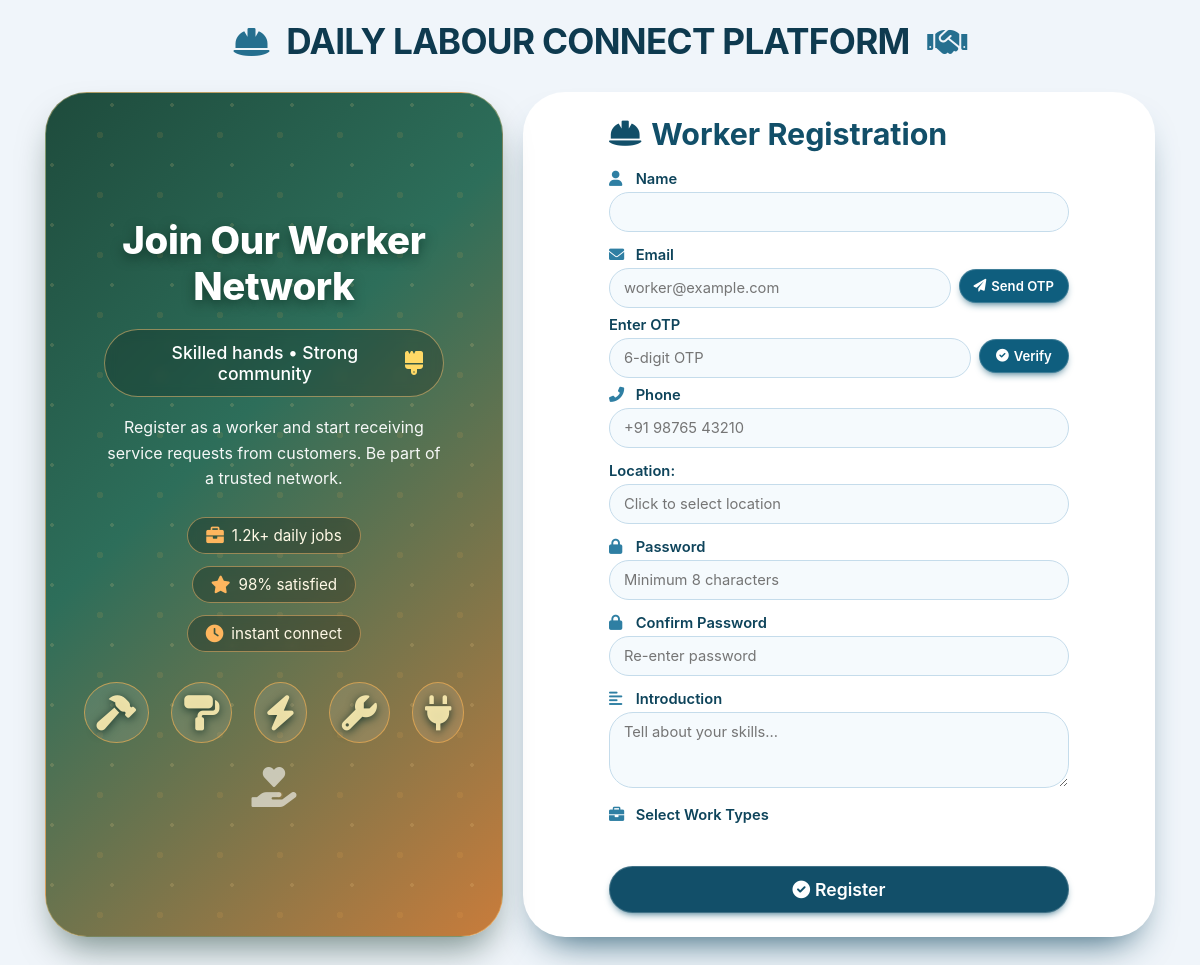
Before: /worker_register/ with the older database file.
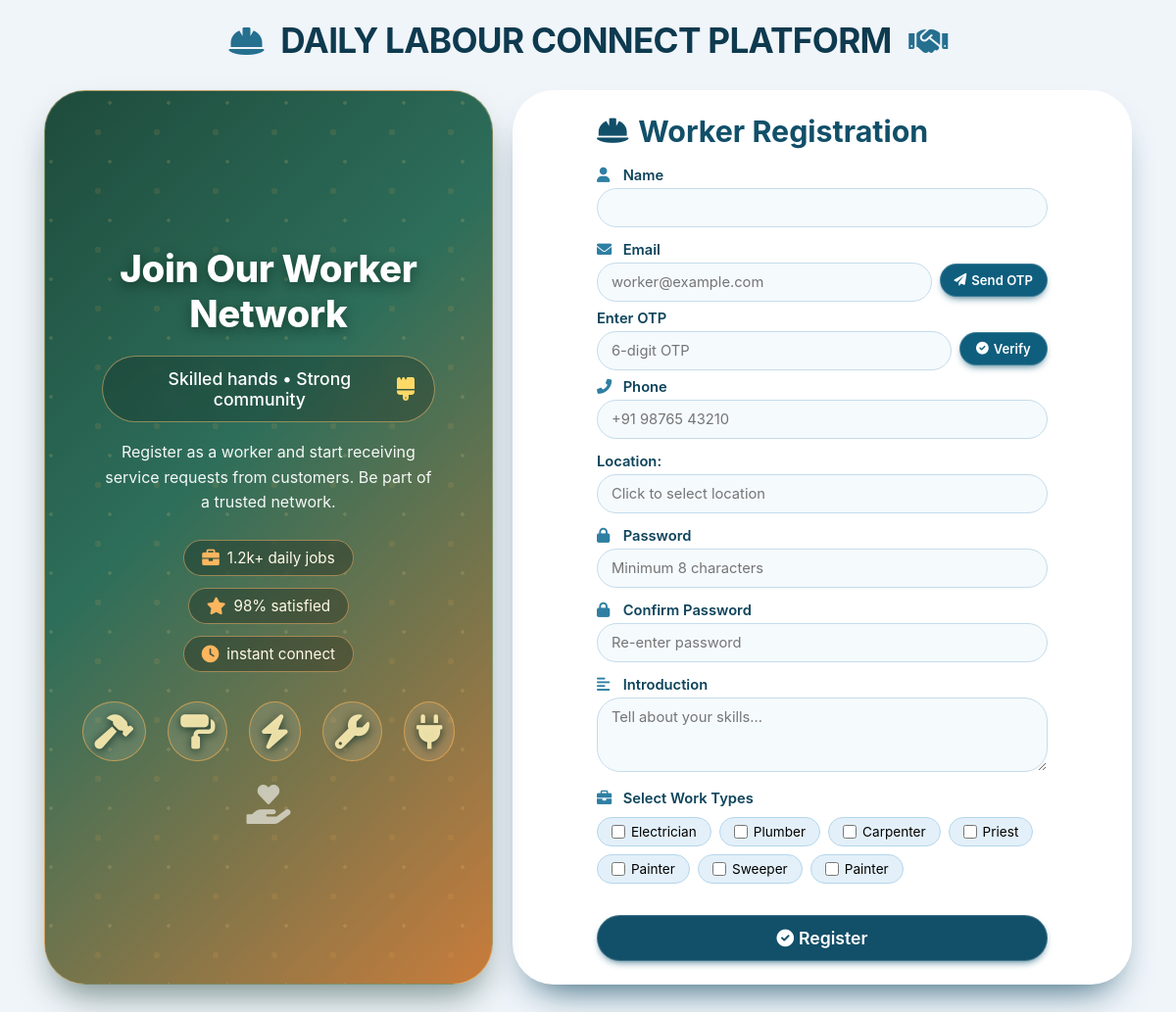
After: the same page with the newer database file.
### accounts/models.py (models this page shows, shortened)
class WorkType(models.Model):
    name = models.CharField(max_length=100)

### accounts/views.py (the view, shortened to what this page needs)
# urls.py: path('worker_register/', views.worker_register, name='worker_register'),
def worker_register(request):
    works = WorkType.objects.all()
    otp_sent = False
    email_verified = False
    message = ""
    error = ""
    if request.session.get("otp"):
        otp_sent = True
    if request.session.get("email_verified"):
        email_verified = True
    return render(request, "worker_register.html", {
        "works": works,
        "otp_sent": otp_sent,
        "email_verified": email_verified,
        "message": message,
        "error": error
    })

### templates/worker_register.html (shortened to what this page needs)
<!DOCTYPE html>
{% load static %}
<html lang="en">
<head>
    <link rel="stylesheet" href="https://cdnjs.cloudflare.com/ajax/libs/font-awesome/6.0.0-beta3/css/all.min.css">
</head>
<body>
<div class="page-title">
    <i class="fas fa-hard-hat"></i> DAILY LABOUR CONNECT PLATFORM <i class="fas fa-handshake"></i>
</div>
<div class="container">
    <div class="left-section">
        <div class="content-block">
            <h1>Join Our Worker Network</h1>
            <div class="labour-tagline">
                <span>Skilled hands • Strong community</span>
                <i class="fas fa-brush"></i>
            </div>
            <p>
                Register as a worker and start receiving service requests from customers.
                Be part of a trusted network.
            </p>
            <div class="labour-stats">
                <div class="stat-badge">
                    <i class="fas fa-briefcase"></i> 1.2k+ daily jobs
                </div>
                <div class="stat-badge">
                    <i class="fas fa-star"></i> 98% satisfied
                </div>
                <div class="stat-badge">
                    <i class="fas fa-clock"></i> instant connect
                </div>
            </div>
            <div class="work-icons">
                <i class="fas fa-hammer"></i>
                <i class="fas fa-paint-roller"></i>
                <i class="fas fa-bolt"></i>
                <i class="fas fa-wrench"></i>
                <i class="fas fa-plug"></i>
            </div>
            <div style="margin-top: 20px; font-size: 2.5rem; opacity: 0.6;">
                <i class="fas fa-hand-holding-heart"></i>
            </div>
        </div>
    </div>
    <div class="right-section">
        <div class="form-box">
            <form method="POST">
                <h2><i class="fas fa-helmet-safety"></i> Worker Registration</h2>
                <label><i class="fas fa-user"></i> Name</label>
                <input type="text" name="name" required value="{{ request.session.name|default:'' }}">
                <label><i class="fas fa-envelope"></i> Email</label>
                <div class="row-flex">
                    <input type="email" name="email" required value="{{ request.session.email|default:'' }}" placeholder="worker@example.com">
                    <button type="submit" name="send_otp" formnovalidate class="otp-btn">
                        <i class="fas fa-paper-plane"></i> Send OTP
                    </button>
                </div>
                <label>Enter OTP</label>
                <div class="row-flex">
                    <input type="text" name="otp" placeholder="6-digit OTP">
                    <button type="submit" name="verify_otp" formnovalidate class="otp-btn">
                        <i class="fas fa-check-circle"></i> Verify
                    </button>
                </div>
                <label><i class="fas fa-phone-alt"></i> Phone</label>
                <input type="text" name="phone" required placeholder="+91 98765 43210">
                <label for="location">Location:</label>
                <input type="text" id="location" name="location" placeholder="Click to select location" readonly
                onclick="window.location.href='{% url 'select_location' %}'">
                <label><i class="fas fa-lock"></i> Password</label>
                <input type="password" name="password" required placeholder="Minimum 8 characters">
                <label><i class="fas fa-lock"></i> Confirm Password</label>
                <input type="password" name="confirm_password" required placeholder="Re-enter password">
                <label><i class="fas fa-align-left"></i> Introduction</label>
                <textarea name="introduction" rows="3" placeholder="Tell about your skills...">{{ request.session.introduction|default:'' }}</textarea>
                <label><i class="fas fa-briefcase"></i> Select Work Types</label>
                <div class="work-checkboxes">
                    {% for work in works %}
                    <div>
                        <input type="checkbox" name="works" value="{{ work.id }}">
                        {{ work.name }}
                    </div>
                    {% endfor %}
                </div>
                <button type="submit" name="register">
                    <i class="fas fa-check-circle"></i> Register
                </button>
            </form>
        </div>
    </div>
</div>
</body>
</html>

Changed rows visible on the page:
added WorkType: name "Electrician"
added WorkType: name "Plumber"
added WorkType: name "Carpenter"
added WorkType: name "Priest"
added WorkType: name "Painter"
added WorkType: name "Sweeper"
added WorkType: name "Painter"
